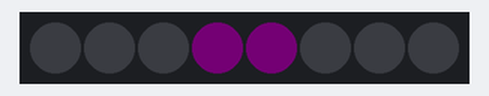
The program below on a simulated Raspberry Pi (BCM pin numbers) with a Blinkt!. Shown: 8 RGB LEDs in strip order, left to right. Dim RGB values are drawn brighter than linear; the clock reads 2024-03-15 10:24:30 at power-on unless the program sets it. At 1.4 s the program stops and its outputs stay as they are.

Above: at 0.01 s.
At 0.49 s:
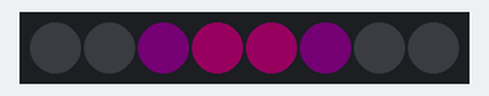
At 1.05 s:
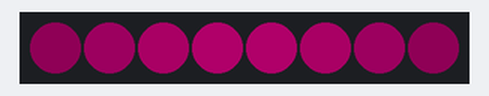
Timing chart, 0 to 2.9 s (numbered marks = the images above):
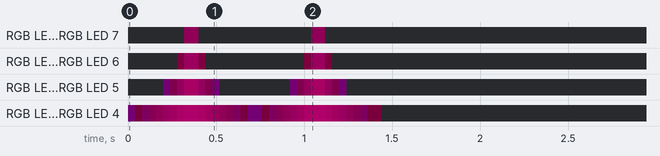

Measured:
- by itself, RGB LED 0, RGB LED 7: alternates RGB(15, 0, 9) for 0.08 s and off for 0.64 s, 4 changes in all, then stays off

The program:

animate.py
```python
#!/usr/bin/env python

import colorsys
import time
from sys import exit

try:
    import numpy as np
except ImportError:
    exit('This script requires the numpy module\nInstall with: sudo pip install numpy')

import blinkt

blinkt.set_clear_on_exit()

def make_gaussian(fwhm):
    x = np.arange(0, blinkt.NUM_PIXELS, 1, float)
    y = x[:, np.newaxis]
    x0, y0 = 3.5, 3.5
    fwhm = fwhm
    gauss = np.exp(-4 * np.log(2) * ((x - x0) ** 2 + (y - y0) ** 2) / fwhm ** 2)
    return gauss

def animate(hue, times=1):
    for i in range(times):
        for z in list(range(1, 10)[::-1]) + list(range(1, 10)):
            fwhm = 5.0 / z
            gauss = make_gaussian(fwhm)
            start = time.time()
            y = 4

            for x in range(blinkt.NUM_PIXELS):
                h = hue
                s = 1.0
                v = gauss[x, y]
                rgb = colorsys.hsv_to_rgb(h, s, v)
                r, g, b = [int(255.0 * i) for i in rgb]
                blinkt.set_pixel(x, r, g, b)

            blinkt.show()
            end = time.time()
            t = end - start

            if t < 0.04:
                time.sleep(0.04 - t)

if(__name__ == '__main__'):
    animate(0.9,2)
```
